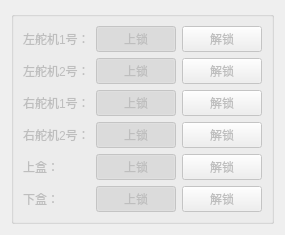
       <widget class="QWidget" name="tab">
        <attribute name="title">
         <string>舵机控制</string>
        </attribute>
        <layout class="QGridLayout" name="gridLayout_11">
         <item row="4" column="3">
          <widget class="QGroupBox" name="groupBox_11">
           <property name="enabled">
            <bool>false</bool>
           </property>
           <property name="title">
            <string/>
           </property>
           <layout class="QGridLayout" name="gridLayout_16">
            <item row="2" column="2">
             <widget class="QPushButton" name="rightduoji1open">
              <property name="text">
               <string>上锁</string>
              </property>
              <property name="checkable">
               <bool>true</bool>
              </property>
              <property name="checked">
               <bool>true</bool>
              </property>
             </widget>
            </item>
            <item row="1" column="3">
             <widget class="QPushButton" name="leftduoji2close">
              <property name="text">
               <string>解锁</string>
              </property>
              <property name="checkable">
               <bool>true</bool>
              </property>
              <property name="checked">
               <bool>false</bool>
              </property>
             </widget>
            </item>
            <item row="0" column="2">
             <widget class="QPushButton" name="leftduoji1open">
              <property name="text">
               <string>上锁</string>
              </property>
              <property name="checkable">
               <bool>true</bool>
              </property>
              <property name="checked">
               <bool>true</bool>
              </property>
             </widget>
            </item>
            <item row="2" column="0">
             <widget class="QLabel" name="label_57">
              <property name="sizePolicy">
               <sizepolicy hsizetype="Fixed" vsizetype="Fixed">
                <horstretch>0</horstretch>
                <verstretch>0</verstretch>
               </sizepolicy>
              </property>
              <property name="text">
               <string>右舵机1号：</string>
              </property>
             </widget>
            </item>
            <item row="0" column="3">
             <widget class="QPushButton" name="leftduoji1close">
              <property name="text">
               <string>解锁</string>
              </property>
              <property name="checkable">
               <bool>true</bool>
              </property>
              <property name="checked">
               <bool>false</bool>
              </property>
             </widget>
            </item>
            <item row="4" column="0">
             <widget class="QLabel" name="label_75">
              <property name="sizePolicy">
               <sizepolicy hsizetype="Fixed" vsizetype="Fixed">
                <horstretch>0</horstretch>
                <verstretch>0</verstretch>
               </sizepolicy>
              </property>
              <property name="text">
               <string>上盒：</string>
              </property>
             </widget>
            </item>
            <item row="1" column="0">
             <widget class="QLabel" name="label_52">
              <property name="sizePolicy">
               <sizepolicy hsizetype="Fixed" vsizetype="Fixed">
                <horstretch>0</horstretch>
                <verstretch>0</verstretch>
               </sizepolicy>
              </property>
              <property name="text">
               <string>左舵机2号：</string>
              </property>
             </widget>
            </item>
            <item row="3" column="3">
             <widget class="QPushButton" name="rightduoji2close">
              <property name="text">
               <string>解锁</string>
              </property>
              <property name="checkable">
               <bool>true</bool>
              </property>
              <property name="checked">
               <bool>false</bool>
              </property>
             </widget>
            </item>
            <item row="5" column="2">
             <widget class="QPushButton" name="downboxopen">
              <property name="text">
               <string>上锁</string>
              </property>
              <property name="checkable">
               <bool>true</bool>
              </property>
              <property name="checked">
               <bool>true</bool>
              </property>
             </widget>
            </item>
            <item row="0" column="0">
             <widget class="QLabel" name="label_50">
              <property name="sizePolicy">
               <sizepolicy hsizetype="Fixed" vsizetype="Fixed">
                <horstretch>0</horstretch>
                <verstretch>0</verstretch>
               </sizepolicy>
              </property>
              <property name="text">
               <string>左舵机1号：</string>
              </property>
             </widget>
            </item>
            <item row="5" column="3">
             <widget class="QPushButton" name="downboxclose">
              <property name="text">
               <string>解锁</string>
              </property>
              <property name="checkable">
               <bool>true</bool>
              </property>
              <property name="checked">
               <bool>false</bool>
              </property>
             </widget>
            </item>
            <item row="4" column="3">
             <widget class="QPushButton" name="upboxclose">
              <property name="text">
               <string>解锁</string>
              </property>
              <property name="checkable">
               <bool>true</bool>
              </property>
              <property name="checked">
               <bool>false</bool>
              </property>
             </widget>
            </item>
            <item row="1" column="2">
             <widget class="QPushButton" name="leftduoji2open">
              <property name="text">
               <string>上锁</string>
              </property>
              <property name="checkable">
               <bool>true</bool>
              </property>
              <property name="checked">
               <bool>true</bool>
              </property>
             </widget>
            </item>
            <item row="4" column="2">
             <widget class="QPushButton" name="upboxopen">
              <property name="text">
               <string>上锁</string>
              </property>
              <property name="checkable">
               <bool>true</bool>
              </property>
              <property name="checked">
               <bool>true</bool>
              </property>
             </widget>
            </item>
            <item row="5" column="0">
             <widget class="QLabel" name="label_76">
              <property name="sizePolicy">
               <sizepolicy hsizetype="Fixed" vsizetype="Fixed">
                <horstretch>0</horstretch>
                <verstretch>0</verstretch>
               </sizepolicy>
              </property>
              <property name="text">
               <string>下盒：</string>
              </property>
             </widget>
            </item>
            <item row="3" column="0">
             <widget class="QLabel" name="label_56">
              <property name="sizePolicy">
               <sizepolicy hsizetype="Fixed" vsizetype="Fixed">
                <horstretch>0</horstretch>
                <verstretch>0</verstretch>
               </sizepolicy>
              </property>
              <property name="text">
               <string>右舵机2号：</string>
              </property>
             </widget>
            </item>
            <item row="3" column="2">
             <widget class="QPushButton" name="rightduoji2open">
              <property name="text">
               <string>上锁</string>
              </property>
              <property name="checkable">
               <bool>true</bool>
              </property>
              <property name="checked">
               <bool>true</bool>
              </property>
             </widget>
            </item>
            <item row="2" column="3">
             <widget class="QPushButton" name="rightduoji1close">
              <property name="text">
               <string>解锁</string>
              </property>
              <property name="checkable">
               <bool>true</bool>
              </property>
              <property name="checked">
               <bool>false</bool>
              </property>
             </widget>
            </item>
           </layout>
          </widget>
         </item>
        </layout>
       </widget>
